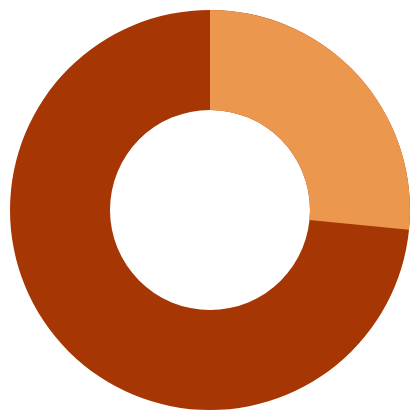

Here is the Vega-Lite specification saved for this chart:
### Vega specification from a JSON file in a GitHub repository (floating-point values rounded to 4 significant figures)
{"$schema": "https://vega.github.io/schema/vega/v5.json", "description": "Murder Victim ratio: ", "background": "white", "padding": 5, "width": 200, "height": 200, "style": "cell", "encode": {"update": {"stroke": {"value": null}}}, "data": [{"name": "source_0", "values": [{"Gender": "Men", "value": 79}, {"Gender": "Women", "value": 21}]}, {"name": "data_0", "source": "source_0", "transform": [{"type": "filter", "expr": "isValid(datum[\"value\"]) && isFinite(+datum[\"value\"])"}]}], "marks": [{"name": "marks", "type": "arc", "style": ["arc"], "from": {"data": "data_0"}, "encode": {"update": {"innerRadius": {"value": 50}, "fill": [{"test": "datum['value']<79", "value": "#EB984E"}, {"value": "#a63603 "}], "description": {"signal": "\"value: \" + (format(datum[\"value\"], \"\"))"}, "x": {"signal": "width", "mult": 0.5}, "y": {"signal": "height", "mult": 0.5}, "outerRadius": {"signal": "min(width,height)/2"}, "startAngle": {"scale": "theta", "field": "value"}, "endAngle": {"scale": "theta", "value": 0}}}}], "scales": [{"name": "theta", "type": "linear", "domain": {"data": "data_0", "field": "value"}, "range": [0, 6.283], "zero": true}], "config": {}}
